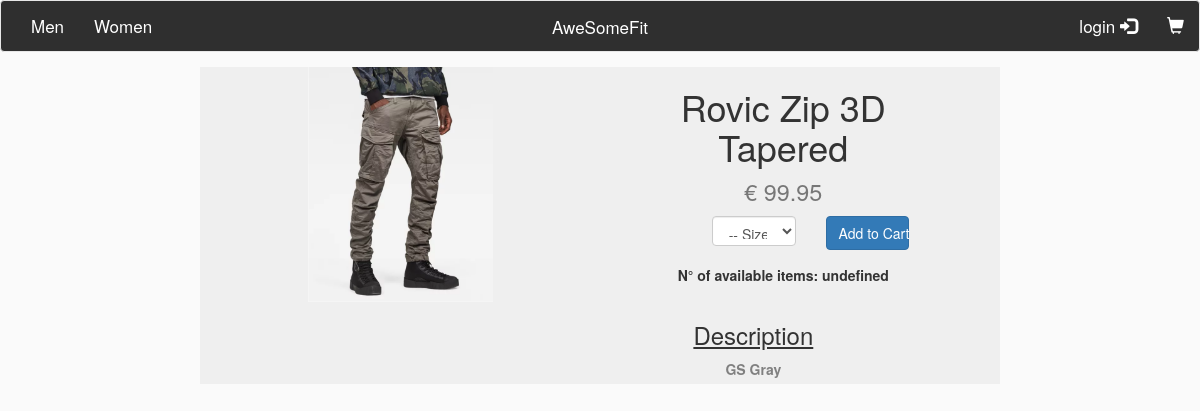
The app's page /browse/visualize/4 with its own data.
### tables this page shows
CREATE TABLE `product` (
  `product_id` int(11) NOT NULL,
  `product_name` varchar(45) NOT NULL,
  `product_description` varchar(160) NOT NULL,
  `product_gender` enum('man','woman','unisex') NOT NULL,
  `product_price` float(5,2) NOT NULL,
  `product_type` enum('T-Shirt','Pants','Skirt','Shirt','Eyewear') NOT NULL,
  `product_season` enum('SS','FW','ND') NOT NULL
);

### application/controllers/Browse.php (called while the page is built, shortened)
<?php
class Browse extends CI_Controller {
	public function __construct() {
        $this->load->helper('url_helper');
        $this->load->helper('url');
        $this->load->model('products_model');
        $this->load->library('session');
    }
    public function visualize($id = FALSE){
        if ($id === FALSE){
            $this -> load -> view('articleView');
        } else {
            $data['products'] = $this -> products_model -> get_product($id);
            $data['details'] = $this -> products_model -> get_details($id);
            $this -> load -> view('articleView', $data);
        }
    }
}

### index.php (called while the page is built, shortened)
<?php
require_once BASEPATH.'core/CodeIgniter.php';

### application/models/Products_model.php (called while the page is built, shortened)
<?php
class Products_model extends CI_Model {
        public function get_product($id){
                $query = $this->db->get_where('product', array('product_id' => $id));
                return $query->result_array();
        }
}

### application/views/articleView.php (the view, shortened to what this page needs)
<!DOCTYPE html>
<html>
<head>
    <link rel="stylesheet" href="https://maxcdn.bootstrapcdn.com/bootstrap/3.3.7/css/bootstrap.min.css">
    <link rel="stylesheet" href="http://localhost/assets/css/global.css">
</head>
<body>
<nav class="navbar navbar-default" role="navigation">
  <div class="navbar-header">
    <a class="navbar-ASF" href="http://localhost/home">AweSomeFit</a>
  </div>
  <div class="navbar-collapse collapse">
    <ul class="nav navbar-nav navbar-left">
        <li><a href="http://localhost/browse/openmen" style="color: #FFFFFF;" onmouseover="this.style.color='#AAAAAA'" onmouseout="this.style.color='#FFFFFF'">Men</a></li>
        <li><a href="http://localhost/browse/openwomen" style="color: #FFFFFF;" onmouseover="this.style.color='#AAAAAA'" onmouseout="this.style.color='#FFFFFF'">Women</a></li>
    </ul>
    <ul class="nav navbar-nav navbar-right">
     <?php
        if(isset($_SESSION["user_id"])) {
        echo "<li><a href=\"http://localhost/profile/open_profile\" style=\"color: #FFFFFF;\" onmouseover=\"this.style.color='#AAAAAA'\" onmouseout=\"this.style.color='#FFFFFF'\"><i class=\"glyphicon glyphicon-user\"></i>  Profile</a></li>";
    }
      else {
        echo "<li><a href=\"http://localhost/login\" style=\"color: #FFFFFF;\" onmouseover=\"this.style.color='#AAAAAA'\" onmouseout=\"this.style.color='#FFFFFF'\">login  <i class=\"glyphicon glyphicon-log-in\"></i></a></li>";
      }
    ?>
      <li><a href="http://localhost/cart/open_cart" style="color: #FFFFFF;" onmouseover="this.style.color='#AAAAAA'" onmouseout="this.style.color='#FFFFFF'"><i class="glyphicon glyphicon-shopping-cart"></i></a></li>
    </ul>
  </div>
</nav>
   <?php foreach ($products as $product_item): ?>
        <div class="row" style="margin-left: 200px; margin-right: 200px; margin-top: 15px; text-align: center; background-color: #EFEFEF;">
          <div class="col-xs-6 col-sm-6 col-md-6 col-lg-6" style="float: left;">
           <img src="http://localhost/assets/img/products/<?php echo $product_item['product_id']; ?>.png" style="width: 50%; float: ">
           </div>
           <div class="col-xs-5 col-sm-5 col-md-5 col-lg-5" style="float: right; margin-right:50px;">
            <h1><?php echo $product_item['product_name']; ?>
            <br><small><?php echo '€ ' . $product_item['product_price']; ?></small></h1>
            </div>
            <form action="http://localhost/cart/add_to_cart/<?php echo $product_item['product_id']; ?>" method="POST">
           <div class="col-xs-5 col-sm-5 col-md-5 col-lg-5" style="float: right; text-align: center;">
              <div class="col-xs-12 col-sm-12 col-md-12 col-lg-12">
              <div class="col-xs-5 col-sm-5 col-md-5 col-lg-5">
               <select class="form-control" name="size" style="width: 100%; height: 30px;" onchange="setQuantity(this)">
                <option selected>-- Size --</option>
                </select>
              </div>
            <div class="col-xs-5 col-sm-5 col-md-5 col-lg-5">
            <a href="http://localhost/cart">
            <button type="submit" class="btn btn-primary" style="width: 100%;">Add to Cart</button>
            </a>
            </div>
            </div>
            <div class="col-xs-12 col-sm-12 col-md-12 col-lg-12" style="float: right; margin-right:50px;">
            <label id="quantity" style="margin: 15px;">N° of available items: undefined</label>
            </div>
            </div>
            </form>
            <div class="col-xs-5 col-sm-5 col-md-5 col-lg-5" style="float: right; margin-right:80px;"><h3><u>Description</u></h3><label style="margin-top: 0px; color: gray;"><?php echo $product_item['product_description']; ?></label>
            </div>
        </div>
    <?php endforeach; ?>
</body>
</html>

### assets/css/global.css (style rules this page uses)
.navbar { margin-bottom: 0px; }
.navbar-ASF { position: absolute; width: 100%; left: 0; text-align: center; margin:0 auto; }
.navbar { background-color: #2F2F2F; overflow: hidden; }
.navbar a { float: left; display: block; color: #FFFFFF; text-align: center; padding: 14px 16px; text-decoration: none; font-size: 17px; }
body { background-color: #FAFAFA; }
button { background-size: cover; background-color: #eee; }

### records on screen
product: product_name "Rovic Zip 3D Tapered", product_price "99.95", product_description "GS Gray"
